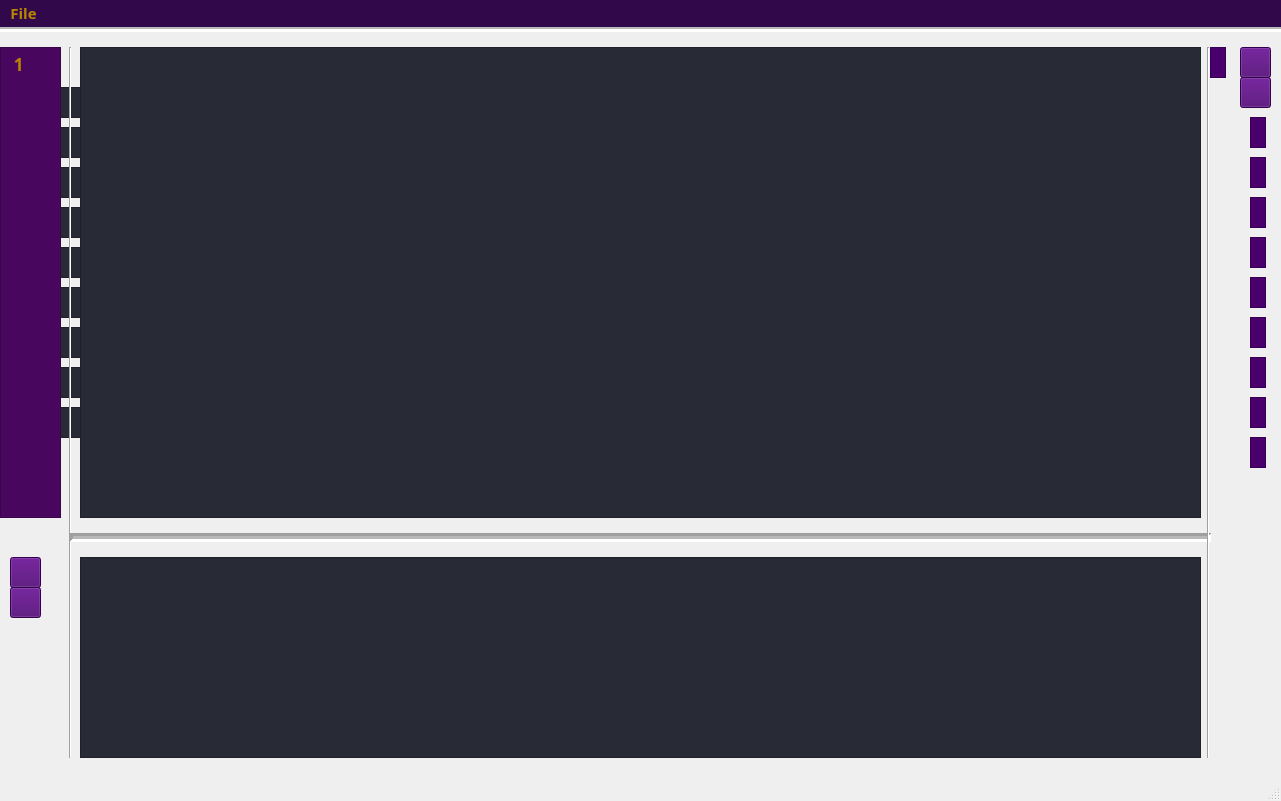
<?xml version="1.0" encoding="UTF-8"?>
<ui version="4.0">
 <class>MainWindow</class>
 <widget class="QMainWindow" name="MainWindow">
  <property name="geometry">
   <rect>
    <x>0</x>
    <y>0</y>
    <width>1281</width>
    <height>801</height>
   </rect>
  </property>
  <property name="font">
   <font>
    <family>Fira Code</family>
    <pointsize>11</pointsize>
    <bold>true</bold>
   </font>
  </property>
  <property name="windowTitle">
   <string>MainWindow</string>
  </property>
  <property name="autoFillBackground">
   <bool>false</bool>
  </property>
  <property name="animated">
   <bool>true</bool>
  </property>
  <widget class="QWidget" name="centralwidget">
   <widget class="QTextEdit" name="editor">
    <property name="geometry">
     <rect>
      <x>80</x>
      <y>20</y>
      <width>1121</width>
      <height>471</height>
     </rect>
    </property>
    <property name="sizePolicy">
     <sizepolicy hsizetype="Expanding" vsizetype="Expanding">
      <horstretch>0</horstretch>
      <verstretch>0</verstretch>
     </sizepolicy>
    </property>
    <property name="font">
     <font>
      <family>Fira Code</family>
      <pointsize>-1</pointsize>
      <bold>true</bold>
     </font>
    </property>
    <property name="styleSheet">
     <string notr="true">QTextEdit {
    font-family: 'Fira Code', monospace;
    font-size: 17px; /* Adjust the font size as needed */
    line-height: 1.5; /* Adjust the line height for better readability */
    background-color: #282a36; /* Dracula background color */
    color: #ba8602; /* Dracula text color */
}</string>
    </property>
    <property name="verticalScrollBarPolicy">
     <enum>Qt::ScrollBarAlwaysOff</enum>
    </property>
    <property name="lineWrapMode">
     <enum>QTextEdit::NoWrap</enum>
    </property>
    <property name="readOnly">
     <bool>false</bool>
    </property>
   </widget>
   <widget class="QTextEdit" name="console">
    <property name="geometry">
     <rect>
      <x>80</x>
      <y>530</y>
      <width>1121</width>
      <height>201</height>
     </rect>
    </property>
    <property name="styleSheet">
     <string notr="true">QTextEdit {
    font-family: 'Fira Code', monospace;
    font-size: 17px; /* Adjust the font size as needed */
    line-height: 1.5; /* Adjust the line height for better readability */
    background-color: #282a36; /* Dracula background color */
    color: #ba8602; /* Dracula text color */
}</string>
    </property>
    <property name="readOnly">
     <bool>true</bool>
    </property>
   </widget>
   <widget class="QPushButton" name="RUN">
    <property name="geometry">
     <rect>
      <x>1240</x>
      <y>20</y>
      <width>31</width>
      <height>31</height>
     </rect>
    </property>
    <property name="styleSheet">
     <string notr="true">QPushButton {
    font-family: 'Fira Code', monospace;
    font-size: 17px; /* Adjust the font size as needed */
    line-height: 1.5; /* Adjust the line height for better readability */
    background-color: #49006d; /* Dracula background color */
    color: #ba8602; /* Dracula text color */
}</string>
    </property>
    <property name="text">
     <string/>
    </property>
    <property name="icon">
     <iconset>
      <normaloff>run.png</normaloff>run.png</iconset>
    </property>
    <property name="iconSize">
     <size>
      <width>30</width>
      <height>20</height>
     </size>
    </property>
    <property name="checkable">
     <bool>true</bool>
    </property>
    <property name="checked">
     <bool>false</bool>
    </property>
    <property name="autoRepeat">
     <bool>true</bool>
    </property>
    <property name="autoExclusive">
     <bool>false</bool>
    </property>
   </widget>
   <widget class="Line" name="line">
    <property name="geometry">
     <rect>
      <x>-10</x>
      <y>-20</y>
      <width>2231</width>
      <height>41</height>
     </rect>
    </property>
    <property name="font">
     <font>
      <family>Fira Code</family>
      <pointsize>11</pointsize>
      <bold>true</bold>
      <underline>false</underline>
     </font>
    </property>
    <property name="styleSheet">
     <string notr="true">Line
{
	rgb(198, 142, 0)
}</string>
    </property>
    <property name="frameShadow">
     <enum>QFrame::Sunken</enum>
    </property>
    <property name="lineWidth">
     <number>3</number>
    </property>
    <property name="midLineWidth">
     <number>3</number>
    </property>
    <property name="orientation">
     <enum>Qt::Horizontal</enum>
    </property>
   </widget>
   <widget class="QTextEdit" name="editor_2">
    <property name="geometry">
     <rect>
      <x>30</x>
      <y>60</y>
      <width>931</width>
      <height>31</height>
     </rect>
    </property>
    <property name="font">
     <font>
      <family>Fira Code</family>
      <pointsize>-1</pointsize>
      <bold>true</bold>
     </font>
    </property>
    <property name="styleSheet">
     <string notr="true">QTextEdit {
    font-family: 'Fira Code', monospace;
    font-size: 17px; /* Adjust the font size as needed */
    line-height: 1.5; /* Adjust the line height for better readability */
    background-color: #282a36; /* Dracula background color */
    color: #ba8602; /* Dracula text color */
}</string>
    </property>
    <property name="verticalScrollBarPolicy">
     <enum>Qt::ScrollBarAlwaysOff</enum>
    </property>
    <property name="readOnly">
     <bool>false</bool>
    </property>
   </widget>
   <widget class="QTextEdit" name="editor_3">
    <property name="geometry">
     <rect>
      <x>30</x>
      <y>100</y>
      <width>931</width>
      <height>31</height>
     </rect>
    </property>
    <property name="font">
     <font>
      <family>Fira Code</family>
      <pointsize>-1</pointsize>
      <bold>true</bold>
     </font>
    </property>
    <property name="styleSheet">
     <string notr="true">QTextEdit {
    font-family: 'Fira Code', monospace;
    font-size: 17px; /* Adjust the font size as needed */
    line-height: 1.5; /* Adjust the line height for better readability */
    background-color: #282a36; /* Dracula background color */
    color: #ba8602; /* Dracula text color */
}</string>
    </property>
    <property name="verticalScrollBarPolicy">
     <enum>Qt::ScrollBarAlwaysOff</enum>
    </property>
    <property name="readOnly">
     <bool>false</bool>
    </property>
   </widget>
   <widget class="QTextEdit" name="editor_4">
    <property name="geometry">
     <rect>
      <x>30</x>
      <y>140</y>
      <width>931</width>
      <height>31</height>
     </rect>
    </property>
    <property name="font">
     <font>
      <family>Fira Code</family>
      <pointsize>-1</pointsize>
      <bold>true</bold>
     </font>
    </property>
    <property name="styleSheet">
     <string notr="true">QTextEdit {
    font-family: 'Fira Code', monospace;
    font-size: 17px; /* Adjust the font size as needed */
    line-height: 1.5; /* Adjust the line height for better readability */
    background-color: #282a36; /* Dracula background color */
    color: #ba8602; /* Dracula text color */
}</string>
    </property>
    <property name="verticalScrollBarPolicy">
     <enum>Qt::ScrollBarAlwaysOff</enum>
    </property>
    <property name="readOnly">
     <bool>false</bool>
    </property>
   </widget>
   <widget class="QTextEdit" name="editor_5">
    <property name="geometry">
     <rect>
      <x>30</x>
      <y>180</y>
      <width>931</width>
      <height>31</height>
     </rect>
    </property>
    <property name="font">
     <font>
      <family>Fira Code</family>
      <pointsize>-1</pointsize>
      <bold>true</bold>
     </font>
    </property>
    <property name="styleSheet">
     <string notr="true">QTextEdit {
    font-family: 'Fira Code', monospace;
    font-size: 17px; /* Adjust the font size as needed */
    line-height: 1.5; /* Adjust the line height for better readability */
    background-color: #282a36; /* Dracula background color */
    color: #ba8602; /* Dracula text color */
}</string>
    </property>
    <property name="verticalScrollBarPolicy">
     <enum>Qt::ScrollBarAlwaysOff</enum>
    </property>
    <property name="readOnly">
     <bool>false</bool>
    </property>
   </widget>
   <widget class="QTextEdit" name="editor_6">
    <property name="geometry">
     <rect>
      <x>30</x>
      <y>220</y>
      <width>931</width>
      <height>31</height>
     </rect>
    </property>
    <property name="font">
     <font>
      <family>Fira Code</family>
      <pointsize>-1</pointsize>
      <bold>true</bold>
     </font>
    </property>
    <property name="styleSheet">
     <string notr="true">QTextEdit {
    font-family: 'Fira Code', monospace;
    font-size: 17px; /* Adjust the font size as needed */
    line-height: 1.5; /* Adjust the line height for better readability */
    background-color: #282a36; /* Dracula background color */
    color: #ba8602; /* Dracula text color */
}</string>
    </property>
    <property name="verticalScrollBarPolicy">
     <enum>Qt::ScrollBarAlwaysOff</enum>
    </property>
    <property name="readOnly">
     <bool>false</bool>
    </property>
   </widget>
   <widget class="QTextEdit" name="editor_7">
    <property name="geometry">
     <rect>
      <x>30</x>
      <y>260</y>
      <width>931</width>
      <height>31</height>
     </rect>
    </property>
    <property name="font">
     <font>
      <family>Fira Code</family>
      <pointsize>-1</pointsize>
      <bold>true</bold>
     </font>
    </property>
    <property name="styleSheet">
     <string notr="true">QTextEdit {
    font-family: 'Fira Code', monospace;
    font-size: 17px; /* Adjust the font size as needed */
    line-height: 1.5; /* Adjust the line height for better readability */
    background-color: #282a36; /* Dracula background color */
    color: #ba8602; /* Dracula text color */
}</string>
    </property>
    <property name="verticalScrollBarPolicy">
     <enum>Qt::ScrollBarAlwaysOff</enum>
    </property>
    <property name="readOnly">
     <bool>false</bool>
    </property>
   </widget>
   <widget class="QTextEdit" name="editor_8">
    <property name="geometry">
     <rect>
      <x>30</x>
      <y>300</y>
      <width>931</width>
      <height>31</height>
     </rect>
    </property>
    <property name="font">
     <font>
      <family>Fira Code</family>
      <pointsize>-1</pointsize>
      <bold>true</bold>
     </font>
    </property>
    <property name="styleSheet">
     <string notr="true">QTextEdit {
    font-family: 'Fira Code', monospace;
    font-size: 17px; /* Adjust the font size as needed */
    line-height: 1.5; /* Adjust the line height for better readability */
    background-color: #282a36; /* Dracula background color */
    color: #ba8602; /* Dracula text color */
}</string>
    </property>
    <property name="verticalScrollBarPolicy">
     <enum>Qt::ScrollBarAlwaysOff</enum>
    </property>
    <property name="readOnly">
     <bool>false</bool>
    </property>
   </widget>
   <widget class="QTextEdit" name="editor_9">
    <property name="geometry">
     <rect>
      <x>30</x>
      <y>340</y>
      <width>931</width>
      <height>31</height>
     </rect>
    </property>
    <property name="font">
     <font>
      <family>Fira Code</family>
      <pointsize>-1</pointsize>
      <bold>true</bold>
     </font>
    </property>
    <property name="styleSheet">
     <string notr="true">QTextEdit {
    font-family: 'Fira Code', monospace;
    font-size: 17px; /* Adjust the font size as needed */
    line-height: 1.5; /* Adjust the line height for better readability */
    background-color: #282a36; /* Dracula background color */
    color: #ba8602; /* Dracula text color */
}</string>
    </property>
    <property name="verticalScrollBarPolicy">
     <enum>Qt::ScrollBarAlwaysOff</enum>
    </property>
    <property name="readOnly">
     <bool>false</bool>
    </property>
   </widget>
   <widget class="QTextEdit" name="editor_10">
    <property name="geometry">
     <rect>
      <x>30</x>
      <y>380</y>
      <width>931</width>
      <height>31</height>
     </rect>
    </property>
    <property name="font">
     <font>
      <family>Fira Code</family>
      <pointsize>-1</pointsize>
      <bold>true</bold>
     </font>
    </property>
    <property name="styleSheet">
     <string notr="true">QTextEdit {
    font-family: 'Fira Code', monospace;
    font-size: 17px; /* Adjust the font size as needed */
    line-height: 1.5; /* Adjust the line height for better readability */
    background-color: #282a36; /* Dracula background color */
    color: #ba8602; /* Dracula text color */
}</string>
    </property>
    <property name="verticalScrollBarPolicy">
     <enum>Qt::ScrollBarAlwaysOff</enum>
    </property>
    <property name="readOnly">
     <bool>false</bool>
    </property>
   </widget>
   <widget class="QFrame" name="frame">
    <property name="geometry">
     <rect>
      <x>1210</x>
      <y>20</y>
      <width>16</width>
      <height>31</height>
     </rect>
    </property>
    <property name="font">
     <font>
      <family>Segoe UI</family>
      <pointsize>9</pointsize>
      <bold>false</bold>
     </font>
    </property>
    <property name="autoFillBackground">
     <bool>false</bool>
    </property>
    <property name="styleSheet">
     <string notr="true">background-color: #49006d;</string>
    </property>
    <property name="frameShape">
     <enum>QFrame::StyledPanel</enum>
    </property>
    <property name="frameShadow">
     <enum>QFrame::Raised</enum>
    </property>
   </widget>
   <widget class="QFrame" name="frame_2">
    <property name="geometry">
     <rect>
      <x>1250</x>
      <y>90</y>
      <width>16</width>
      <height>31</height>
     </rect>
    </property>
    <property name="autoFillBackground">
     <bool>false</bool>
    </property>
    <property name="styleSheet">
     <string notr="true">background-color: #49006d;</string>
    </property>
    <property name="frameShape">
     <enum>QFrame::StyledPanel</enum>
    </property>
    <property name="frameShadow">
     <enum>QFrame::Raised</enum>
    </property>
   </widget>
   <widget class="QFrame" name="frame_3">
    <property name="geometry">
     <rect>
      <x>1250</x>
      <y>130</y>
      <width>16</width>
      <height>31</height>
     </rect>
    </property>
    <property name="autoFillBackground">
     <bool>false</bool>
    </property>
    <property name="styleSheet">
     <string notr="true">background-color: #49006d;</string>
    </property>
    <property name="frameShape">
     <enum>QFrame::StyledPanel</enum>
    </property>
    <property name="frameShadow">
     <enum>QFrame::Raised</enum>
    </property>
   </widget>
   <widget class="QFrame" name="frame_4">
    <property name="geometry">
     <rect>
      <x>1250</x>
      <y>170</y>
      <width>16</width>
      <height>31</height>
     </rect>
    </property>
    <property name="autoFillBackground">
     <bool>false</bool>
    </property>
    <property name="styleSheet">
     <string notr="true">background-color: #49006d;</string>
    </property>
    <property name="frameShape">
     <enum>QFrame::StyledPanel</enum>
    </property>
    <property name="frameShadow">
     <enum>QFrame::Raised</enum>
    </property>
   </widget>
   <widget class="QFrame" name="frame_5">
    <property name="geometry">
     <rect>
      <x>1250</x>
      <y>210</y>
      <width>16</width>
      <height>31</height>
     </rect>
    </property>
    <property name="autoFillBackground">
     <bool>false</bool>
    </property>
    <property name="styleSheet">
     <string notr="true">background-color: #49006d;</string>
    </property>
    <property name="frameShape">
     <enum>QFrame::StyledPanel</enum>
    </property>
    <property name="frameShadow">
     <enum>QFrame::Raised</enum>
    </property>
   </widget>
   <widget class="QFrame" name="frame_6">
    <property name="geometry">
     <rect>
      <x>1250</x>
      <y>250</y>
      <width>16</width>
      <height>31</height>
     </rect>
    </property>
    <property name="autoFillBackground">
     <bool>false</bool>
    </property>
    <property name="styleSheet">
     <string notr="true">background-color: #49006d;</string>
    </property>
    <property name="frameShape">
     <enum>QFrame::StyledPanel</enum>
    </property>
    <property name="frameShadow">
     <enum>QFrame::Raised</enum>
    </property>
   </widget>
   <widget class="QFrame" name="frame_7">
    <property name="geometry">
     <rect>
      <x>1250</x>
      <y>290</y>
      <width>16</width>
      <height>31</height>
     </rect>
    </property>
    <property name="autoFillBackground">
     <bool>false</bool>
    </property>
    <property name="styleSheet">
     <string notr="true">background-color: #49006d;</string>
    </property>
    <property name="frameShape">
     <enum>QFrame::StyledPanel</enum>
    </property>
    <property name="frameShadow">
     <enum>QFrame::Raised</enum>
    </property>
   </widget>
   <widget class="QFrame" name="frame_8">
    <property name="geometry">
     <rect>
      <x>1250</x>
      <y>330</y>
      <width>16</width>
      <height>31</height>
     </rect>
    </property>
    <property name="autoFillBackground">
     <bool>false</bool>
    </property>
    <property name="styleSheet">
     <string notr="true">background-color: #49006d;</string>
    </property>
    <property name="frameShape">
     <enum>QFrame::StyledPanel</enum>
    </property>
    <property name="frameShadow">
     <enum>QFrame::Raised</enum>
    </property>
   </widget>
   <widget class="QFrame" name="frame_9">
    <property name="geometry">
     <rect>
      <x>1250</x>
      <y>370</y>
      <width>16</width>
      <height>31</height>
     </rect>
    </property>
    <property name="autoFillBackground">
     <bool>false</bool>
    </property>
    <property name="styleSheet">
     <string notr="true">background-color: #49006d;</string>
    </property>
    <property name="frameShape">
     <enum>QFrame::StyledPanel</enum>
    </property>
    <property name="frameShadow">
     <enum>QFrame::Raised</enum>
    </property>
   </widget>
   <widget class="QFrame" name="frame_10">
    <property name="geometry">
     <rect>
      <x>1250</x>
      <y>410</y>
      <width>16</width>
      <height>31</height>
     </rect>
    </property>
    <property name="autoFillBackground">
     <bool>false</bool>
    </property>
    <property name="styleSheet">
     <string notr="true">background-color: #49006d;</string>
    </property>
    <property name="frameShape">
     <enum>QFrame::StyledPanel</enum>
    </property>
    <property name="frameShadow">
     <enum>QFrame::Raised</enum>
    </property>
   </widget>
   <widget class="QPushButton" name="clearInput">
    <property name="geometry">
     <rect>
      <x>1240</x>
      <y>50</y>
      <width>31</width>
      <height>31</height>
     </rect>
    </property>
    <property name="autoFillBackground">
     <bool>false</bool>
    </property>
    <property name="styleSheet">
     <string notr="true">QPushButton {
    font-family: 'Fira Code', monospace;
    font-size: 17px; /* Adjust the font size as needed */
    line-height: 1.5; /* Adjust the line height for better readability */
    background-color: #49006d; /* Dracula background color */
    color: #ba8602; /* Dracula text color */
}</string>
    </property>
    <property name="text">
     <string/>
    </property>
    <property name="icon">
     <iconset>
      <normaloff>clear.png</normaloff>clear.png</iconset>
    </property>
    <property name="iconSize">
     <size>
      <width>30</width>
      <height>20</height>
     </size>
    </property>
   </widget>
   <widget class="QPushButton" name="clearConsole">
    <property name="geometry">
     <rect>
      <x>10</x>
      <y>560</y>
      <width>31</width>
      <height>31</height>
     </rect>
    </property>
    <property name="styleSheet">
     <string notr="true">QPushButton {
    font-family: 'Fira Code', monospace;
    font-size: 17px; /* Adjust the font size as needed */
    line-height: 1.5; /* Adjust the line height for better readability */
    background-color: #49006d; /* Dracula background color */
    color: #ba8602; /* Dracula text color */
}</string>
    </property>
    <property name="text">
     <string/>
    </property>
    <property name="icon">
     <iconset>
      <normaloff>clear.png</normaloff>clear.png</iconset>
    </property>
    <property name="iconSize">
     <size>
      <width>30</width>
      <height>20</height>
     </size>
    </property>
   </widget>
   <widget class="QTextEdit" name="editor_11">
    <property name="geometry">
     <rect>
      <x>0</x>
      <y>20</y>
      <width>61</width>
      <height>471</height>
     </rect>
    </property>
    <property name="sizePolicy">
     <sizepolicy hsizetype="Expanding" vsizetype="Expanding">
      <horstretch>0</horstretch>
      <verstretch>0</verstretch>
     </sizepolicy>
    </property>
    <property name="font">
     <font>
      <family>Fira Code</family>
      <pointsize>-1</pointsize>
      <bold>true</bold>
     </font>
    </property>
    <property name="styleSheet">
     <string notr="true">QTextEdit {
	background-color: rgb(73, 6, 95);
    font-family: 'Fira Code', monospace;
    font-size: 17px; /* Adjust the font size as needed */
    line-height: 1.5; /* Adjust the line height for better readability */
    color: #ba8602; /* Dracula text color */
}</string>
    </property>
    <property name="verticalScrollBarPolicy">
     <enum>Qt::ScrollBarAlwaysOff</enum>
    </property>
    <property name="lineWrapMode">
     <enum>QTextEdit::NoWrap</enum>
    </property>
    <property name="readOnly">
     <bool>true</bool>
    </property>
    <property name="html">
     <string>&lt;!DOCTYPE HTML PUBLIC &quot;-//W3C//DTD HTML 4.0//EN&quot; &quot;http://www.w3.org/TR/REC-html40/strict.dtd&quot;&gt;
&lt;html&gt;&lt;head&gt;&lt;meta name=&quot;qrichtext&quot; content=&quot;1&quot; /&gt;&lt;meta charset=&quot;utf-8&quot; /&gt;&lt;style type=&quot;text/css&quot;&gt;
p, li { white-space: pre-wrap; }
hr { height: 1px; border-width: 0; }
li.unchecked::marker { content: &quot;\2610&quot;; }
li.checked::marker { content: &quot;\2612&quot;; }
&lt;/style&gt;&lt;/head&gt;&lt;body style=&quot; font-family:'Fira Code','monospace'; font-size:17px; font-weight:700; font-style:normal;&quot;&gt;
&lt;p style=&quot; margin-top:0px; margin-bottom:0px; margin-left:0px; margin-right:0px; -qt-block-indent:0; text-indent:0px;&quot;&gt;&lt;span style=&quot; font-size:17px;&quot;&gt;  1&lt;/span&gt;&lt;/p&gt;&lt;/body&gt;&lt;/html&gt;</string>
    </property>
   </widget>
   <widget class="Line" name="line_2">
    <property name="geometry">
     <rect>
      <x>60</x>
      <y>20</y>
      <width>21</width>
      <height>711</height>
     </rect>
    </property>
    <property name="orientation">
     <enum>Qt::Vertical</enum>
    </property>
   </widget>
   <widget class="QPushButton" name="RUN_2">
    <property name="geometry">
     <rect>
      <x>10</x>
      <y>530</y>
      <width>31</width>
      <height>31</height>
     </rect>
    </property>
    <property name="styleSheet">
     <string notr="true">QPushButton {
    font-family: 'Fira Code', monospace;
    font-size: 17px; /* Adjust the font size as needed */
    line-height: 1.5; /* Adjust the line height for better readability */
    background-color: #49006d; /* Dracula background color */
    color: #ba8602; /* Dracula text color */
}</string>
    </property>
    <property name="text">
     <string/>
    </property>
    <property name="icon">
     <iconset>
      <normaloff>run.png</normaloff>run.png</iconset>
    </property>
    <property name="iconSize">
     <size>
      <width>30</width>
      <height>20</height>
     </size>
    </property>
    <property name="checkable">
     <bool>true</bool>
    </property>
    <property name="checked">
     <bool>false</bool>
    </property>
    <property name="autoRepeat">
     <bool>true</bool>
    </property>
    <property name="autoExclusive">
     <bool>false</bool>
    </property>
   </widget>
   <widget class="Line" name="line_3">
    <property name="geometry">
     <rect>
      <x>70</x>
      <y>500</y>
      <width>1141</width>
      <height>21</height>
     </rect>
    </property>
    <property name="font">
     <font>
      <family>Fira Code</family>
      <pointsize>11</pointsize>
      <bold>true</bold>
      <underline>false</underline>
     </font>
    </property>
    <property name="styleSheet">
     <string notr="true">Line
{
	rgb(198, 142, 0)
}</string>
    </property>
    <property name="frameShadow">
     <enum>QFrame::Sunken</enum>
    </property>
    <property name="lineWidth">
     <number>3</number>
    </property>
    <property name="midLineWidth">
     <number>3</number>
    </property>
    <property name="orientation">
     <enum>Qt::Horizontal</enum>
    </property>
   </widget>
   <widget class="Line" name="line_4">
    <property name="geometry">
     <rect>
      <x>1200</x>
      <y>20</y>
      <width>16</width>
      <height>711</height>
     </rect>
    </property>
    <property name="orientation">
     <enum>Qt::Vertical</enum>
    </property>
   </widget>
   <zorder>RUN</zorder>
   <zorder>editor_2</zorder>
   <zorder>editor_3</zorder>
   <zorder>editor_4</zorder>
   <zorder>editor_5</zorder>
   <zorder>editor_6</zorder>
   <zorder>editor_7</zorder>
   <zorder>editor_8</zorder>
   <zorder>editor_9</zorder>
   <zorder>editor_10</zorder>
   <zorder>frame_2</zorder>
   <zorder>frame_3</zorder>
   <zorder>frame_4</zorder>
   <zorder>frame_5</zorder>
   <zorder>frame_6</zorder>
   <zorder>frame_7</zorder>
   <zorder>frame_8</zorder>
   <zorder>frame_9</zorder>
   <zorder>frame_10</zorder>
   <zorder>clearInput</zorder>
   <zorder>clearConsole</zorder>
   <zorder>line_2</zorder>
   <zorder>RUN_2</zorder>
   <zorder>line_3</zorder>
   <zorder>line</zorder>
   <zorder>editor_11</zorder>
   <zorder>line_4</zorder>
   <zorder>editor</zorder>
   <zorder>console</zorder>
   <zorder>frame</zorder>
  </widget>
  <widget class="QStatusBar" name="statusbar"/>
  <widget class="QMenuBar" name="menubar">
   <property name="geometry">
    <rect>
     <x>0</x>
     <y>0</y>
     <width>1281</width>
     <height>24</height>
    </rect>
   </property>
   <property name="font">
    <font>
     <family>Fira Code</family>
     <pointsize>-1</pointsize>
     <bold>true</bold>
     <underline>false</underline>
    </font>
   </property>
   <property name="autoFillBackground">
    <bool>false</bool>
   </property>
   <property name="styleSheet">
    <string notr="true">QMenuBar {
	background-color: rgb(49, 8, 74);
	font-family: 'Fira Code', monospace;
    font-size: 15px; /* Adjust the font size as needed */
    line-height: 1.5; /* Adjust the line height for better readability */
    color: #ba8602; /* Dracula text color */
}</string>
   </property>
   <widget class="QMenu" name="menuFile">
    <property name="font">
     <font>
      <family>Fira Code Medium</family>
     </font>
    </property>
    <property name="title">
     <string>File</string>
    </property>
    <addaction name="separator"/>
    <addaction name="separator"/>
    <addaction name="actionSettings"/>
    <addaction name="separator"/>
    <addaction name="actionSave_Project"/>
    <addaction name="separator"/>
    <addaction name="actionOpen_Project"/>
   </widget>
   <addaction name="menuFile"/>
  </widget>
  <action name="OpenFile">
   <property name="text">
    <string>New Project</string>
   </property>
  </action>
  <action name="actionSettings">
   <property name="text">
    <string>Settings</string>
   </property>
  </action>
  <action name="actionSave_Project">
   <property name="text">
    <string>Save Project</string>
   </property>
  </action>
  <action name="actionUndo">
   <property name="checkable">
    <bool>false</bool>
   </property>
   <property name="enabled">
    <bool>false</bool>
   </property>
   <property name="text">
    <string>Undo</string>
   </property>
   <property name="shortcut">
    <string>Ctrl+Z</string>
   </property>
  </action>
  <action name="actionRedo">
   <property name="enabled">
    <bool>false</bool>
   </property>
   <property name="text">
    <string>Redo</string>
   </property>
   <property name="shortcut">
    <string>Ctrl+Y</string>
   </property>
  </action>
  <action name="actionOpen_Project">
   <property name="text">
    <string>Open Project</string>
   </property>
  </action>
 </widget>
 <resources/>
 <connections/>
</ui>
